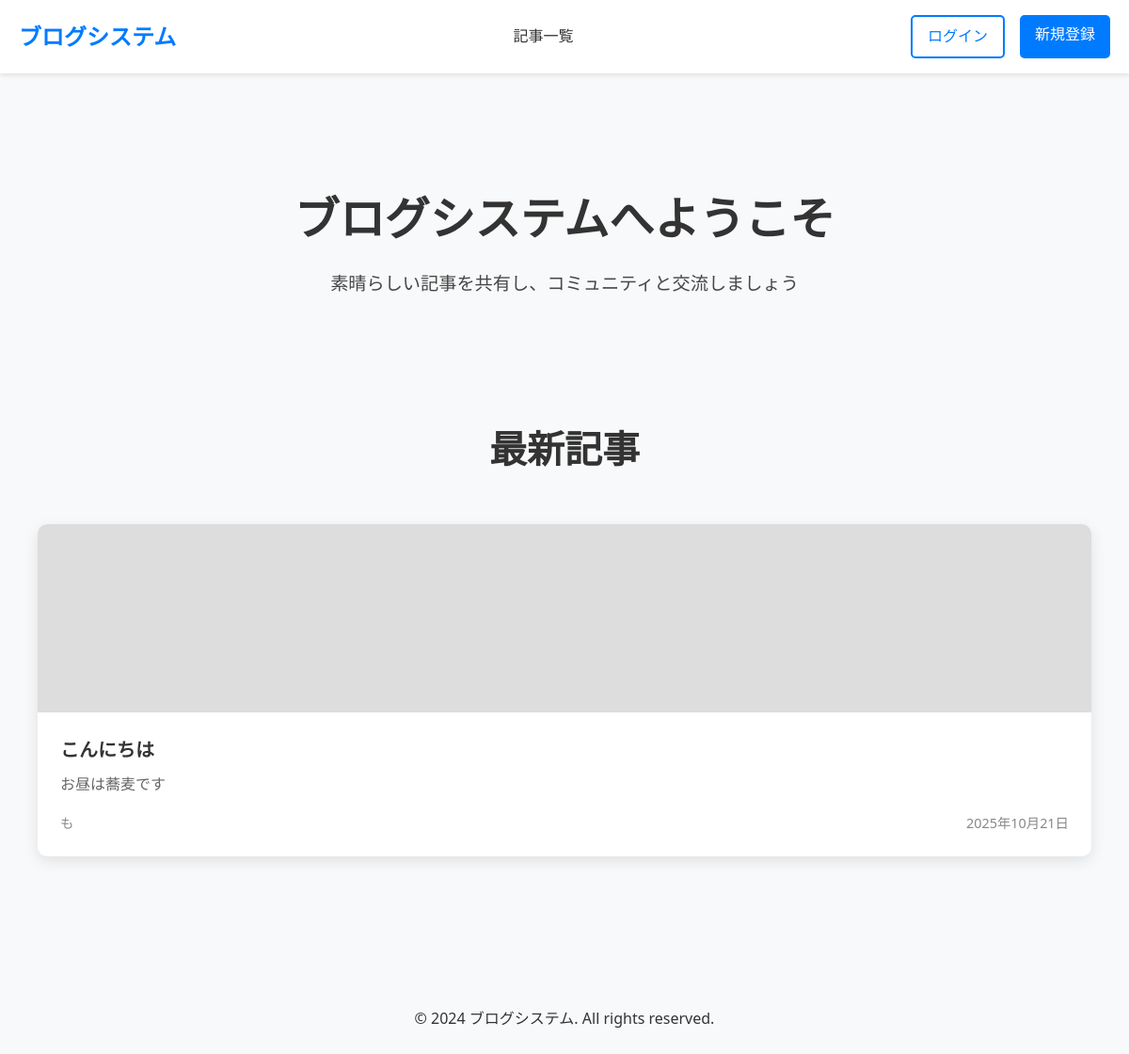
Before: / with the older database file.
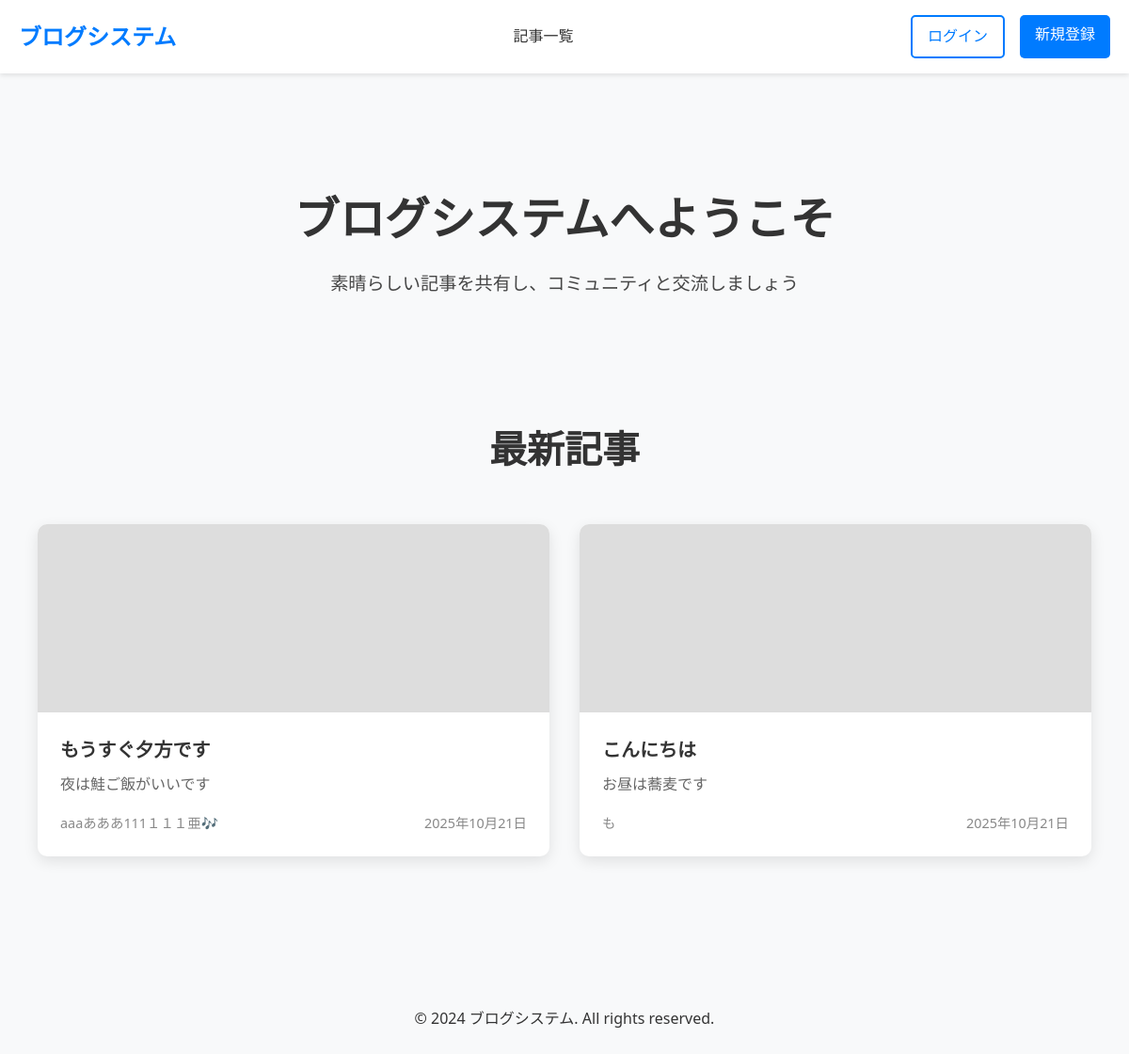
After: the same page with the newer database file.
### app.py (models this page shows, shortened)
class Article(db.Model):
    id = db.Column(db.Integer, primary_key=True)
    title = db.Column(db.String(200), nullable=False)
    content = db.Column(db.Text, nullable=False)
    author_id = db.Column(db.Integer, db.ForeignKey('user.id'), nullable=False)
    is_published = db.Column(db.Boolean, default=True)
    created_at = db.Column(db.DateTime, default=datetime.utcnow)
    updated_at = db.Column(db.DateTime, default=datetime.utcnow, onupdate=datetime.utcnow)
    author = db.relationship('User', backref=db.backref('articles', lazy=True))

class User(UserMixin, db.Model):
    id = db.Column(db.Integer, primary_key=True)
    username = db.Column(db.String(80), unique=True, nullable=False)
    email = db.Column(db.String(120), unique=True, nullable=False)
    password_hash = db.Column(db.String(120), nullable=False)
    created_at = db.Column(db.DateTime, default=datetime.utcnow)

### app.py (the view)
@app.route('/')
def index():
    try:
        articles = Article.query.filter_by(is_published=True).order_by(Article.created_at.desc()).all()
        return render_template('index.html', articles=articles)
    except Exception as e:
        return f"Error: {str(e)}", 500

### templates/index.html (shortened to what this page needs)
{% extends "base.html" %}
{% block content %}
<section class="hero" style="padding: 4rem 0; text-align: center;">
    <div class="container">
        <h1 style="font-size: 3rem; margin-bottom: 1rem;">ブログシステムへようこそ</h1>
        <p style="font-size: 1.2rem; opacity: 0.9;">素晴らしい記事を共有し、コミュニティと交流しましょう</p>
    </div>
</section>
<section class="articles-section" style="padding: 4rem 0;">
    <div class="container">
        <h2 class="section-title" style="text-align: center; margin-bottom: 3rem; font-size: 2.5rem; color: #333;">最新記事</h2>
        {% if articles %}
        <div class="articles-grid" style="display: grid; grid-template-columns: repeat(auto-fit, minmax(300px, 1fr)); gap: 2rem;">
            {% for article in articles %}
            <a href="{{ url_for('article_detail', article_id=article.id) }}" class="article-card" style="background: white; border-radius: 10px; box-shadow: 0 5px 15px rgba(0,0,0,0.1); overflow: hidden; transition: transform 0.3s, box-shadow 0.3s; text-decoration: none; color: inherit; display: block;">
                <div class="article-image" style="width: 100%; height: 200px; background: #ddd; object-fit: cover;"></div>
                <div class="article-content" style="padding: 1.5rem;">
                    <h3 class="article-title" style="font-size: 1.25rem; font-weight: bold; margin-bottom: 0.5rem; color: #333;">{{ article.title }}</h3>
                    <p class="article-excerpt" style="color: #666; margin-bottom: 1rem; display: -webkit-box; -webkit-line-clamp: 3; -webkit-box-orient: vertical; overflow: hidden;">
                        {{ article.content[:150] }}{% if article.content|length > 150 %}...{% endif %}
                    </p>
                    <div class="article-meta" style="display: flex; justify-content: space-between; align-items: center; font-size: 0.9rem; color: #888;">
                        <span class="article-author" style="font-weight: 500;">{{ article.author.username }}</span>
                        <span>{{ article.created_at.strftime('%Y年%m月%d日') }}</span>
                    </div>
                </div>
            </a>
            {% endfor %}
        </div>
        {% endif %}
    </div>
</section>
{% endblock %}

### templates/base.html (shortened to what this page needs)
<!DOCTYPE html>
<html lang="ja">
<head>
    <link rel="stylesheet" href="{{ url_for('static', filename='css/style.css') }}">
</head>
<body>
    <header>
        <div class="container">
            <nav class="navbar">
                <a href="{{ url_for('index') }}" class="logo">ブログシステム</a>
                <ul class="nav-links">
                    <li><a href="{{ url_for('index') }}">記事一覧</a></li>
                </ul>
                <div class="auth-buttons">
                    {% if current_user.is_authenticated %}
                        <span style="margin-right: 1rem;">こんにちは、{{ current_user.username }}さん</span>
                        <a href="{{ url_for('logout') }}" class="btn btn-outline">ログアウト</a>
                    {% else %}
                        <a href="{{ url_for('login') }}" class="btn btn-outline">ログイン</a>
                        <a href="{{ url_for('register') }}" class="btn btn-primary">新規登録</a>
                    {% endif %}
                </div>
            </nav>
        </div>
    </header>
    <div class="container">
        <div class="flash-messages">
        </div>
        <main style="padding-top: 20px;">
            {% block content %}{% endblock %}
        </main>
    </div>
    <footer>
        <div class="container">
            <p>&copy; 2024 ブログシステム. All rights reserved.</p>
        </div>
    </footer>
</body>
</html>

### static/css/style.css (style rules this page uses)
* { margin: 0; padding: 0; box-sizing: border-box; }
body { font-family: 'Segoe UI', Tahoma, Geneva, Verdana, sans-serif; line-height: 1.6; color: #333; background-color: #f8f9fa; }
.container { max-width: 1200px; margin: 0 auto; padding: 0 20px; }
header { background: #fff; box-shadow: 0 2px 5px rgba(0,0,0,0.1); position: sticky; top: 0; z-index: 100; }
.navbar { display: flex; justify-content: space-between; align-items: center; padding: 1rem 0; }
.logo { font-size: 1.5rem; font-weight: bold; color: #007bff; text-decoration: none; }
.nav-links { display: flex; list-style: none; gap: 2rem; }
.nav-links a { text-decoration: none; color: #333; font-weight: 500; transition: color 0.3s; }
.auth-buttons { display: flex; gap: 1rem; }
.btn { padding: 0.5rem 1rem; border: none; border-radius: 5px; cursor: pointer; font-weight: 500; transition: all 0.3s; text-decoration: none; display: inline-block; text-align: center; }
.btn-primary { background: #007bff; color: white; }
.btn-outline { background: transparent; border: 2px solid #007bff; color: #007bff; }
.flash-messages { padding: 1rem 0; }
footer { background: transparent; color: #333; text-align: center; padding: 2rem 0; margin-top: 4rem; }

Changed rows visible on the page:
added Article: title "もうすぐ夕方です", content "夜は鮭ご飯がいいです", author.username "aaaあああ111１１１亜🎶", created_at "2025年10月21日"
